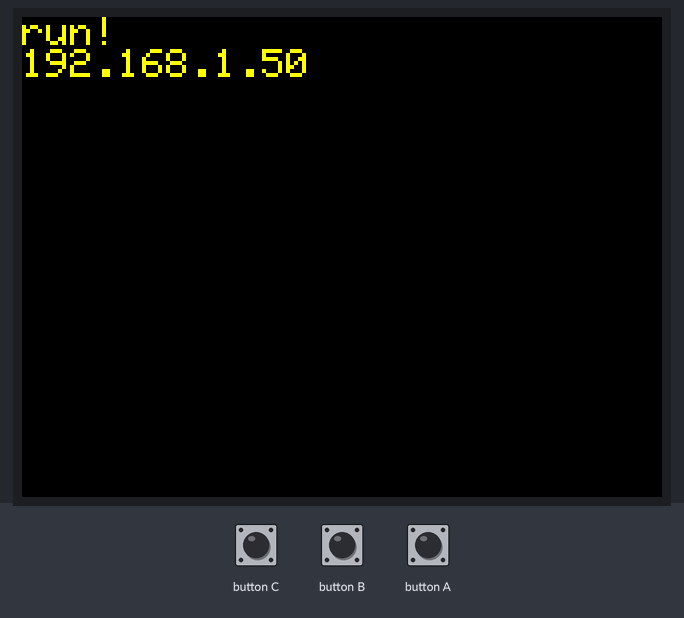
Bench run of a sketch on a simulated ESP32. Shown: 320×240 colour display. Inputs (shaded band) come from the test bench. WiFi joins after 1.5 s; servers stay silent unless stated; what the sketch prints to the serial monitor is not drawn.

Above: at 2.9 s.
3.0 s: button C pressed for 0.15 s
At 4.3 s:
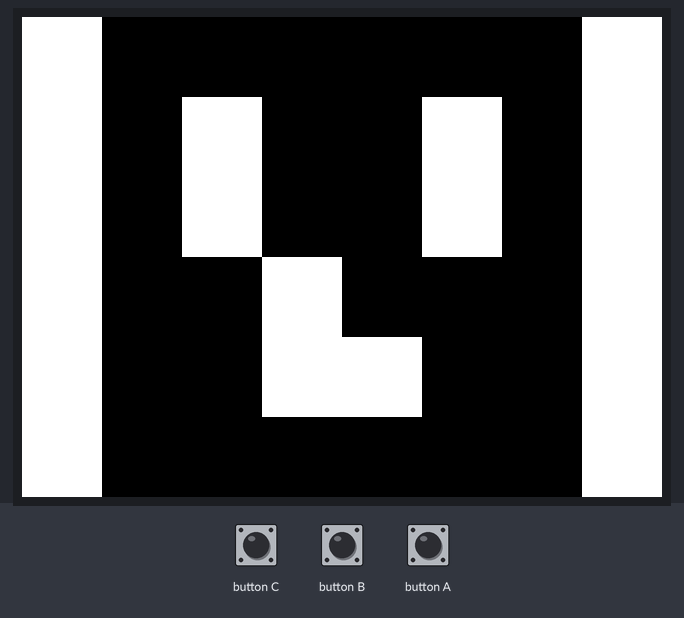
4.7 s: button B pressed for 0.15 s
At 5.7 s:
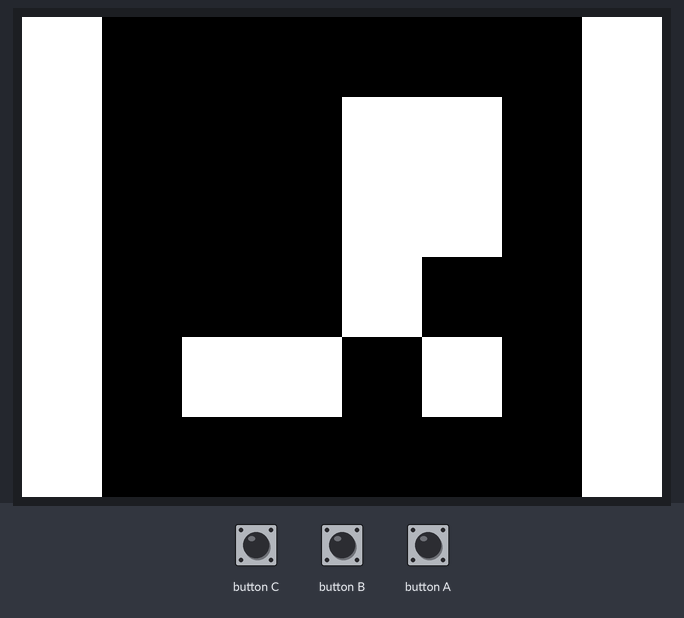
6.4 s: button A pressed for 3.2 s
At 8.3 s:
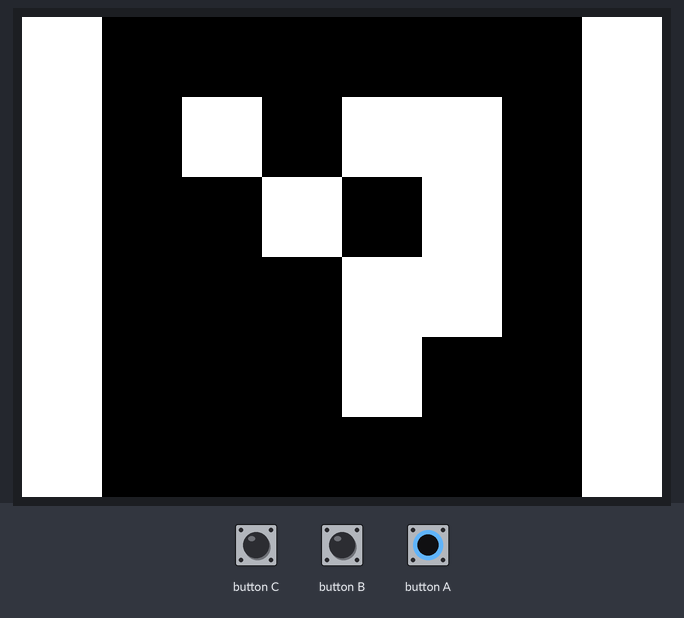
Timing chart, 0 to 9.8 s (numbered marks = the images above; inputs shaded):
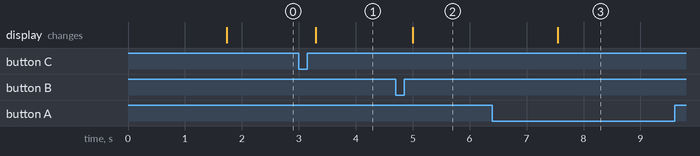

The sketch:

M5swarm_Display.ino
```cpp
#include <M5Stack.h>
#include <SPI.h>
#include <WiFi.h>
#include <WiFiClient.h>
// #include <WebServer.h>
#include <ESPmDNS.h>

static const int spiClk = 1000000; // 1 MHz

//uninitalised pointers to SPI objects
SPIClass *vspi = NULL;
// SPIClass *hspi = NULL;

// ---------------------------------------------------

const char *ssid = "Buffalo-G-4100";
const char *password = "fj6gr4nhndxrv";
// WebServer server(80);
WiFiServer server(80);

// ---------------------------------------------------
void setup()
{
  Serial.begin(115200);

  // M5.power.begin();
  M5.begin();
  M5.Power.begin();

  // M5.Lcd.drawJpgFile(SD, "/aruco0.jpg");
  M5.Lcd.clear(BLACK);
  M5.Lcd.setTextColor(YELLOW);
  M5.Lcd.setTextSize(2);
  M5.Lcd.println("run!");

  // SPIの設定
  vspi = new SPIClass(VSPI);
  vspi->begin();
  pinMode(5, OUTPUT);  //VSPI SS
  pinMode(15, OUTPUT); //HSPI SS

  // Serverの設定
  WiFi.mode(WIFI_STA);
  WiFi.begin(ssid, password);

  // Wait for connection
  while (WiFi.status() != WL_CONNECTED)
  {
    delay(500);
    Serial.print(".");
  }
  Serial.println("");
  Serial.print("Connected to ");
  Serial.println(ssid);
  Serial.print("IP address: ");
  Serial.println(WiFi.localIP());
  M5.Lcd.println(WiFi.localIP());

  if (MDNS.begin("esp32led"))
  {
    Serial.println("MDNS responder started");
  }
  server.begin();
  Serial.println("HTTP server started");

  MDNS.addService("http", "tcp", 80);
}

// the loop function runs over and over again until power down or reset
void loop()
{
  M5.update();
  if (M5.BtnA.pressedFor(1000, 200))
  {
    // M5.Lcd.drawJpgFile(SD, "/aruco0.jpg");
    M5.Lcd.fillScreen(WHITE);
    M5.Lcd.fillRect(40, 0, 240, 240, BLACK);
    M5.Lcd.fillRect(160, 40, 80, 120, WHITE);
    M5.Lcd.fillRect(80, 40, 40, 40, WHITE);
    M5.Lcd.fillRect(120, 80, 40, 40, WHITE);
    M5.Lcd.fillRect(160, 160, 40, 40, WHITE);
    M5.Lcd.fillRect(160, 80, 40, 40, BLACK);
  }
  else if (M5.BtnA.wasReleasefor(2000))
  {
    // M5.Lcd.drawJpgFile(SD, "/aruco3.jpg");
    M5.Lcd.fillScreen(WHITE);
    M5.Lcd.fillRect(40, 0, 240, 240, BLACK);
    M5.Lcd.fillRect(80, 80, 160, 120, WHITE);
    M5.Lcd.fillRect(120, 120, 80, 40, BLACK);
    M5.Lcd.fillRect(120, 160, 40, 40, BLACK);
    M5.Lcd.fillRect(200, 160, 40, 40, BLACK);
  }
  else if (M5.BtnB.wasReleased() || M5.BtnB.pressedFor(1000, 200))
  {
    // M5.Lcd.drawJpgFile(SD, "/aruco1.jpg");
    M5.Lcd.fillScreen(WHITE);
    M5.Lcd.fillRect(40, 0, 240, 240, BLACK);
    M5.Lcd.fillRect(160, 40, 80, 80, WHITE);
    M5.Lcd.fillRect(160, 120, 40, 40, WHITE);
    M5.Lcd.fillRect(200, 160, 40, 40, WHITE);
    M5.Lcd.fillRect(80, 160, 80, 40, WHITE);
  }
  else if (M5.BtnC.wasReleased() || M5.BtnC.pressedFor(1000, 200))
  {
    // M5.Lcd.drawJpgFile(SD, "/aruco2.jpg");
    M5.Lcd.fillScreen(WHITE);
    M5.Lcd.fillRect(40, 0, 240, 240, BLACK);
    M5.Lcd.fillRect(80, 40, 40, 80, WHITE);
    M5.Lcd.fillRect(120, 120, 40, 80, WHITE);
    M5.Lcd.fillRect(160, 160, 40, 40, WHITE);
    M5.Lcd.fillRect(200, 40, 40, 80, WHITE);
  }

  // byte data = byte(random(100));
  // vspiCommand(data);
  // delay(100);

  // APIサーバになって欲しい
  WiFiClient client = server.available();
  if (!client)
  {
    return;
  }
  Serial.println("");
  if (client)
  {
    Serial.println("new client");
    /* check client is connected */
    while (client.connected())
    {
      /* client send request? */
      if (client.available())
      {
        /* request end with '\r' -> this is HTTP protocol format */
        String req = client.readStringUntil('\r');
        /* First line of HTTP request is "GET / HTTP/1.1"
                here "GET /" is a request to get the first page at root "/"
                "HTTP/1.1" is HTTP version 1.1
              */
        /* now we parse the request to see which page the client want */
        int addr_start = req.indexOf(' ');
        int addr_end = req.indexOf(' ', addr_start + 1);
        if (addr_start == -1 || addr_end == -1)
        {
          Serial.print("Invalid request: ");
          Serial.println(req);
          return;
        }
        req = req.substring(addr_start + 1, addr_end);
        Serial.print("Request: ");
        Serial.println(req);
        client.flush();

        String s;
        IPAddress ip = WiFi.localIP();
        String ipStr = String(ip[0]) + '.' + String(ip[1]) + '.' + String(ip[2]) + '.' + String(ip[3]);
        /* if request is "/" then client request the first page at root "/" -> we process this by return "Hello world"*/
        if (req == "/")
        {
          s = "HTTP/1.1 200 OK\r\nContent-Type: text/html\r\n\r\n<!DOCTYPE HTML>\r\n<html>Hello from ESP32 at ";
          s += ipStr;
          s += "</html>\r\n\r\n";
          Serial.println("Sending 200");
        }
        else if (req.equals("/UP/"))
        {
          s = "HTTP/1.1 200 OK\r\nContent-Type: text/html\r\n\r\n<!DOCTYPE HTML>\r\n<html>UP";
          s += ipStr;
          s += "</html>\r\n\r\n";
          Serial.println("Sending 200");
          vspiCommand(byte('d'));
          vspiCommand(byte(0));
          vspiCommand(byte('s'));
          vspiCommand(byte(20));
        }
        else if (req.equals("/DOWN/"))
        {
          s = "HTTP/1.1 200 OK\r\nContent-Type: text/html\r\n\r\n<!DOCTYPE HTML>\r\n<html>DOWN";
          s += ipStr;
          s += "</html>\r\n\r\n";
          Serial.println("Sending 200");
          vspiCommand(byte('d'));
          vspiCommand(byte(90));
          vspiCommand(byte('s'));
          vspiCommand(byte(20));
        }
        else if (req.equals("/LEFT/"))
        {
          s = "HTTP/1.1 200 OK\r\nContent-Type: text/html\r\n\r\n<!DOCTYPE HTML>\r\n<html>LEFT";
          s += ipStr;
          s += "</html>\r\n\r\n";
          Serial.println("Sending 200");
          vspiCommand(byte('d'));
          vspiCommand(byte(45));
          vspiCommand(byte('s'));
          vspiCommand(byte(20));
        }
        else if (req.equals("/RIGHT/"))
        {
          s = "HTTP/1.1 200 OK\r\nContent-Type: text/html\r\n\r\n<!DOCTYPE HTML>\r\n<html>RIGHT";
          s += ipStr;
          s += "</html>\r\n\r\n";
          Serial.println("Sending 200");
          vspiCommand(byte('d'));
          vspiCommand(byte(135));
          vspiCommand(byte('s'));
          vspiCommand(byte(20));
        }
        else if (req.equals("/CLK/"))
        {
          s = "HTTP/1.1 200 OK\r\nContent-Type: text/html\r\n\r\n<!DOCTYPE HTML>\r\n<html>Clockwise";
          s += ipStr;
          s += "</html>\r\n\r\n";
          Serial.println("Sending 200");
          vspiCommand(byte('r'));
          vspiCommand(byte(1));
        }
        else if (req.equals("/UNCLK/"))
        {
          s = "HTTP/1.1 200 OK\r\nContent-Type: text/html\r\n\r\n<!DOCTYPE HTML>\r\n<html>UntiClockwise";
          s += ipStr;
          s += "</html>\r\n\r\n";
          Serial.println("Sending 200");
          vspiCommand(byte('r'));
          vspiCommand(byte(2));
        }
        else
        {
          /* if we can not find the page that client request then we return 404 File not found */
          s = "HTTP/1.1 404 Not Found\r\n\r\n";
          Serial.println("Sending 404");
        }
        /* send response back to client and then close connect since HTTP do not keep connection*/
        client.print(s);
        Serial.println(s);
        client.stop();
      }
    }
  }
}

void vspiCommand(byte data)
{
  // byte data = 0b01111111; // junk data to illustrate usage]
  //use it as you would the regular arduino SPI API
  vspi->beginTransaction(SPISettings(spiClk, MSBFIRST, SPI_MODE0));
  digitalWrite(5, LOW); //pull SS slow to prep other end for transfer
  vspi->transfer(data);
  digitalWrite(5, HIGH); //pull ss high to signify end of data transfer
  vspi->endTransaction();
  delay(1);
}

/*
void hspiCommand()
{
  byte stuff = 0b11001100;

  hspi->beginTransaction(SPISettings(spiClk, MSBFIRST, SPI_MODE0));
  digitalWrite(15, LOW);
  hspi->transfer(stuff);
  digitalWrite(15, HIGH);
  hspi->endTransaction();
}*/

/*
void handleRoot()
{
  //  LED の制御
  M5.Lcd.printf("Accessed for root url\n");

  if (server.method() == HTTP_POST)
  {
    String val = server.arg("led");
    if (val == "1")
    {
      //  LED オン
      Serial.println("ON");
      M5.Lcd.printf("ON\n");
    }
    else if (val == "0")
    {
      //  LED オフ
      Serial.println("OFF");
      M5.Lcd.printf("OFF\n");
    }
  }
  String mes = "\
<html lang=\"ja\">\n\
<meta charset=\"utf-8\">\n\
<meta name=\"viewport\" content=\"width=device-width, initial-scale=1.0\">\n\
<head>\n\
 <title>webLedTest</title>\n\
</head>\n\
<body style=\"font-family: sans-serif; background-color: #ffeeaa ;\" >\n\
 <h1>webLedTest</h1>\n\
 <p><form action='' method='post'>\n\
      <button name='led' value='1'>オン</button>\n\
    </form>\n\
    <form action='' method='post'>\n\
      <button name='led' value='0'>オフ</button>\n\
    </form>\n\
  </p>\n\
</body>\n\
</html>\n";

  server.send(200, "text/html", mes);
}*/

/*
void handleNotFound()
{
  String message = "File Not Found\n\n";
  message += "URI: ";
  message += server.uri();
  message += "\nMethod: ";
  message += (server.method() == HTTP_GET) ? "GET" : "POST";
  message += "\nArguments: ";
  message += server.args();
  message += "\n";
  for (uint8_t i = 0; i < server.args(); i++)
  {
    message += " " + server.argName(i) + ": " + server.arg(i) + "\n";
  }
  server.send(404, "text/plain", message);
}*/

/*
  server.on("/", handleRoot); // ルートURLへのアクセス
  server.on("/inline", []()
            { server.send(200, "text/plain", "hello from esp8266!"); });
  server.onNotFound(handleNotFound);
  server.handleClient();
*/
```

Measured:
- after the input at 3.0 s, the display: changes after 0.30 s (image 1)
- after the input at 4.7 s, the display: changes after 0.30 s (image 2)
- after the input at 6.4 s, the display: changes after 1.2 s (image 3)
